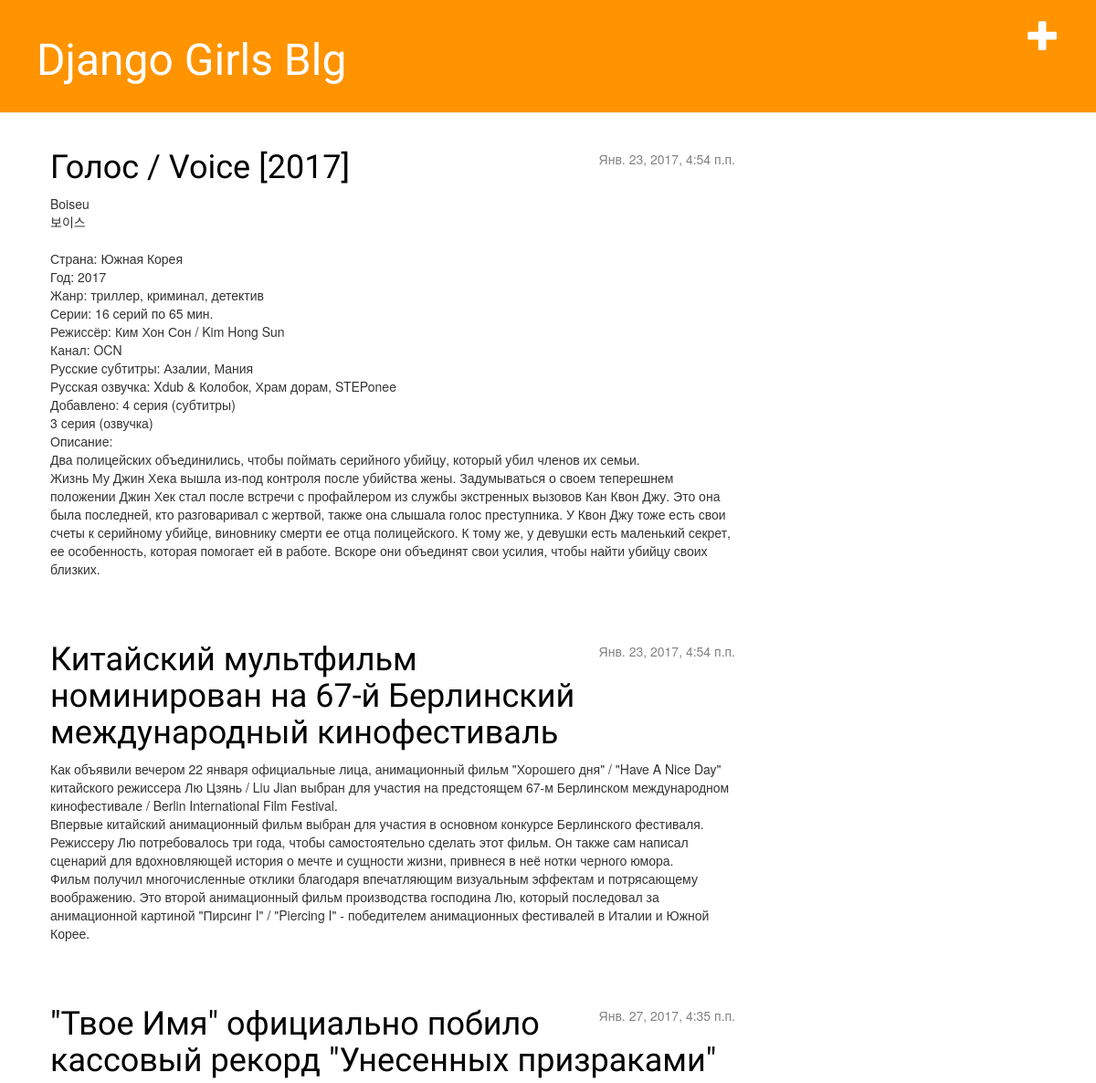
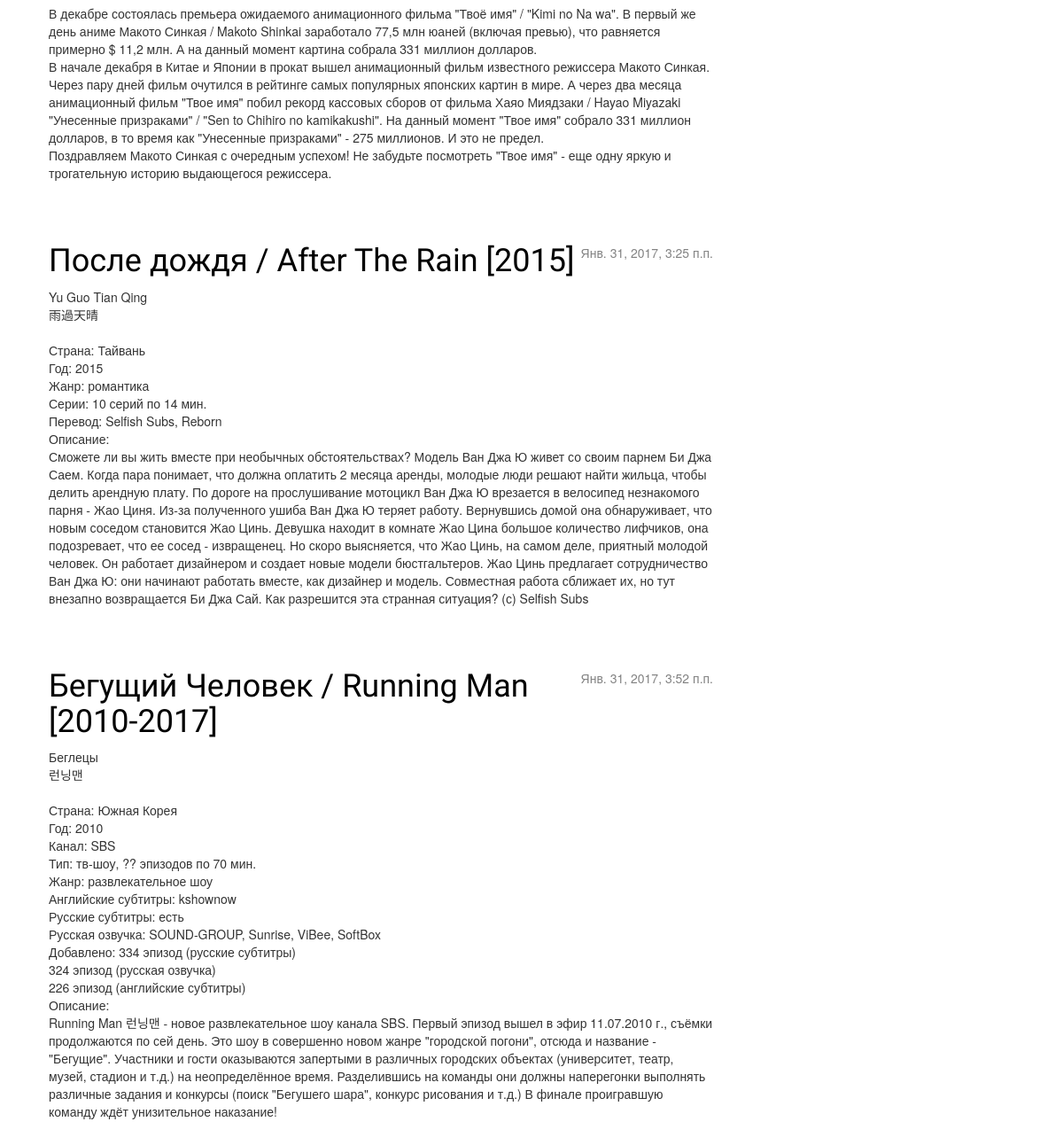
The app's page / (signed in) with its own data (2 pictures, top to bottom).
### blog/models.py (models this page shows, shortened)
class Post(models.Model):
    author = models.ForeignKey('auth.user')
    title = models.CharField(max_length=200)
    text = models.TextField()
    create_date = models.DateTimeField(default=now())
    published_date = models.DateTimeField(blank=True, null=True)

### blog/views.py (the view)
# urls.py: url(r'^$', views.post_list, name='post_list'),
def post_list(request):
    attrib = {'posts': Post.objects.filter(published_date__lte=timezone.now()).order_by('published_date')}
    return render(request, 'blog/post_list.html', attrib)

### blog/templates/blog/post_list.html
{% extends 'blog/base.html' %}
{% block content %}
  {% for post in posts %}
    <div class="post">
      <div class="date">
        <p>{{post.published_date }}</p>
      </div>
      <h1><a href="{% url 'post_detail' pk=post.pk %}">{{ post.title }}</a> </h1>
      <p>{{ post.text|linebreaksbr }}</p>
    </div>
  {% endfor %}
{% endblock content %}

### blog/static/css/blog.css (style rules this page uses)
h1, h2, h3, h4 { font-family: 'Ruslan Display', cursive; }
.date { float: right; color: #828282; }
.post { margin-bottom: 70px; }
.post h1 a, .post h1 a:visited { color: #000000; }

### records on screen
Post: published_date "Янв. 23, 2017, 4:54 п.п.", title "Голос / Voice [2017]", text "Boiseu 보이스 Страна: Южная Корея Год: 2017 Жанр: триллер, криминал, детектив Серии: 16 серий по 65 мин. Режиссёр: Ким Хон Сон / Kim Hong Sun Канал: OCN Русские субтитры: Азалии, Мания Русская озвучка: Xdub & Колобок, Храм дорам, STEPonee Добавлено: 4 серия (субтитры) 3 серия (озвучка) Описание: Два полицейских объединились, чтобы поймать серийного убийцу, который убил членов их семьи. Жизнь Му Джин Хека вышла из-под контроля после убийства жены. Задумываться о своем теперешнем положении Джин Хек стал после встречи с профайлером из службы экстренных вызовов Кан Квон Джу. Это она была последней, кто разговаривал с жертвой, также она слышала голос преступника. У Квон Джу тоже есть свои счеты к…"
Post: published_date "Янв. 23, 2017, 4:54 п.п.", title "Китайский мультфильм номинирован на 67-й Берлинский международный кинофестиваль", text "Как объявили вечером 22 января официальные лица, анимационный фильм \"Хорошего дня\" / \"Have A Nice Day\" китайского режиссера Лю Цзянь / Liu Jian выбран для участия на предстоящем 67-м Берлинском международном кинофестивале / Berlin International Film Festival. Впервые китайский анимационный фильм выбран для участия в основном конкурсе Берлинского фестиваля. Режиссеру Лю потребовалось три года, чтобы самостоятельно сделать этот фильм. Он также сам написал сценарий для вдохновляющей история о мечте и сущности жизни, привнеся в неё нотки черного юмора. Фильм получил многочисленные отклики благодаря впечатляющим визуальным эффектам и потрясающему воображению. Это второй анимационный фильм…"
Post: published_date "Янв. 27, 2017, 4:35 п.п.", title "\"Твое Имя\" официально побило кассовый рекорд \"Унесенных призраками\"", text "В декабре состоялась премьера ожидаемого анимационного фильма \"Твоё имя\" / \"Kimi no Na wа\". В первый же день аниме Макото Синкая / Makoto Shinkai заработало 77,5 млн юаней (включая превью), что равняется примерно $ 11,2 млн. А на данный момент картина собрала 331 миллион долларов. В начале декабря в Китае и Японии в прокат вышел анимационный фильм известного режиссера Макото Синкая. Через пару дней фильм очутился в рейтинге самых популярных японских картин в мире. А через два месяца анимационный фильм \"Твое имя\" побил рекорд кассовых сборов от фильма Хаяо Миядзаки / Hayao Miyazaki \"Унесенные призраками\" / \"Sen to Chihiro no kamikakushi\". На данный момент \"Твое имя\" собрало 331 миллион…"
Post: published_date "Янв. 31, 2017, 3:25 п.п.", title "После дождя / After The Rain [2015]", text "Yu Guo Tian Qing 雨過天晴 Страна: Тайвань Год: 2015 Жанр: романтика Серии: 10 серий по 14 мин. Перевод: Selfish Subs, Reborn Описание: Сможете ли вы жить вместе при необычных обстоятельствах? Модель Ван Джа Ю живет со своим парнем Би Джа Саем. Когда пара понимает, что должна оплатить 2 месяца аренды, молодые люди решают найти жильца, чтобы делить арендную плату. По дороге на прослушивание мотоцикл Ван Джа Ю врезается в велосипед незнакомого парня - Жао Циня. Из-за полученного ушиба Ван Джа Ю теряет работу. Вернувшись домой она обнаруживает, что новым соседом становится Жао Цинь. Девушка находит в комнате Жао Цина большое количество лифчиков, она подозревает, что ее сосед - извращенец. Но скоро…"
Post: published_date "Янв. 31, 2017, 3:52 п.п.", title "Бегущий Человек / Running Man [2010-2017]", text "Беглецы 런닝맨 Страна: Южная Корея Год: 2010 Канал: SBS Тип: тв-шоу, ?? эпизодов по 70 мин. Жанр: развлекательное шоу Английские субтитры: kshownow Русские субтитры: есть Русская озвучка: SOUND-GROUP, Sunrise, ViBee, SoftBox Добавлено: 334 эпизод (русские субтитры) 324 эпизод (русская озвучка) 226 эпизод (английские субтитры) Описание: Running Man 런닝맨 - новое развлекательное шоу канала SBS. Первый эпизод вышел в эфир 11.07.2010 г., съёмки продолжаются по сей день. Это шоу в совершенно новом жанре \"городской погони\", отсюда и название - \"Бегущие\". Участники и гости оказываются запертыми в различных городских объектах (университет, театр, музей, стадион и т.д.) на неопределённое время.…"
